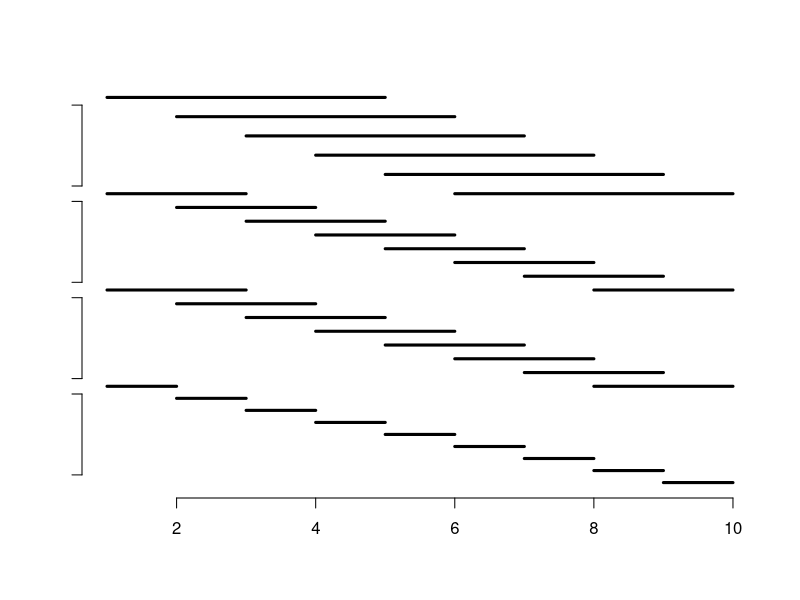

Reproduce this figure in R.

## params
##

nn <- 10

aa <- sqrt(2)

eps <- 0.02

n_scales <- floor(logb(nn/2,aa))


## base plot
##

png("plots/sparse-grid.png", width = 600, height = 300)

plot(NULL, xlim = c(1,nn), ylim = c(0,1), axes = FALSE, ann = FALSE)

axis(1)


## plot scales
##

for (kk in 1:n_scales)
{
  ww <- floor(aa**kk)
  
  yy <- seq(kk/n_scales,(kk-1)/n_scales, length.out = nn - ww)
  
  axis(2, at = c((kk-1)/n_scales + eps, kk/n_scales - eps), ann = FALSE, labels = FALSE)
  
  for (ll in 1:(nn - ww))
  {
    segments(x0 = ll, x1 = ll+ww, y0 = yy[ll], y1 = yy[ll], lwd = 3)
  }
}

dev.off()